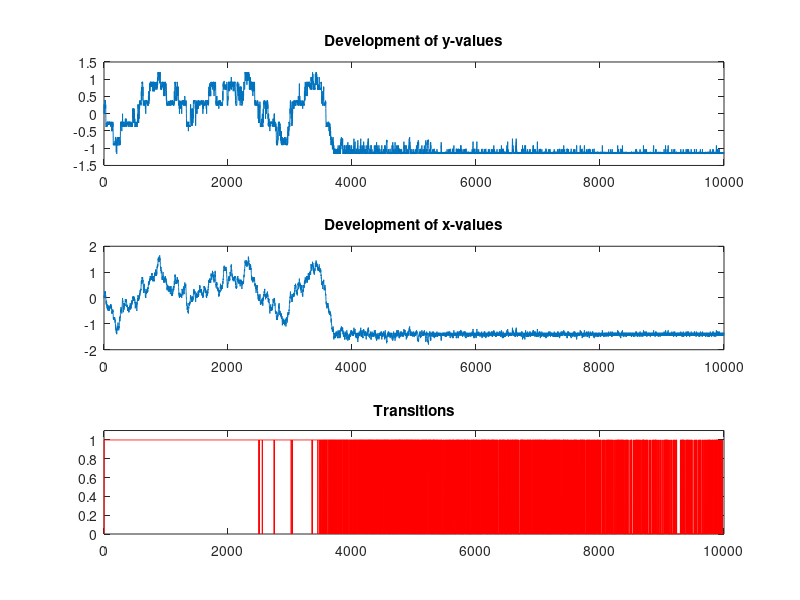

Write MATLAB code to recreate this figure.
%% Global minimum by simulated annealing
%  A very simple example
%  peter.gruber@unisg.ch, 2006-04-07

%% Do the following things
% (1) run and have a look, run several times
% (2) change the starting value in line 18 to 2
% (3) change the step size in line 19 to 0.01 and run several times
% (4) change the step size in line 19 to 0.5 and to 20, watch x-values
% (5) change the temperature function in line 23 to @(t)4*t^2;
% (6) change the energy function  in line 15 to E=@(x)(x/10).^2+sin(x)+0.2*sin(10*x);
%     and repeat (2) to (5)
%% Main program
% Energy function
%E=@(x)sin(x)+0.2*sin(10*x)+0.1*(x-1.2)^2;
E=@(x)(x/10).^2+sin(x)+0.2*sin(10*x);
fplot(E,[-2*pi,2*pi]);

s0 = 0;            % start value
step_size=0.05;    % default value is 0.05

%% Neighour function, temprarture function on [0,1], transition probability
neighbour = @(s) s+step_size*(2*round(rand)-1);
temp = @(t)t^2;
P = @(e, en, temp) max(en<e,exp((en-e)/(e+en))/10/temp);

% params
max_iter=10000;
e_max = -100000;
i=0;

%so far best solutions
sb = s0;
s = s0;
e = E(s0);
eb = E(e);
i=2;

% only for the output: save y, x values and transition prob
save_en=zeros(1,max_iter);    % save "energy" = y values
save_sn=zeros(1,max_iter);    % save "s" = x values
save_tr=zeros(1,max_iter);    % save actual transitions
    
while (i <= max_iter) && (e > e_max)
    sn=neighbour(s);
    foo(i)=sn-s;
    en=E(sn);
    if (en < eb) % saving the best solution
        sb = sn;
        eb = en;
    end
    if rand < P(e, en, temp(i/max_iter))
        s = sn;
        e = en;
        save_tr(i)=1;
    end
    save_en(i)=en;
    save_sn(i)=sn;
    i = i+1;
end
disp([sb,eb]);
subplot(3,1,1)
plot(save_en);
title('Development of y-values')
subplot(3,1,2)
plot(save_sn);
title('Development of x-values')
subplot(3,1,3)
%plot(smooth(save_tr,1000),'r-');
plot(save_tr,'r-');
axis([0 i 0 1.1])
title('Transitions')
